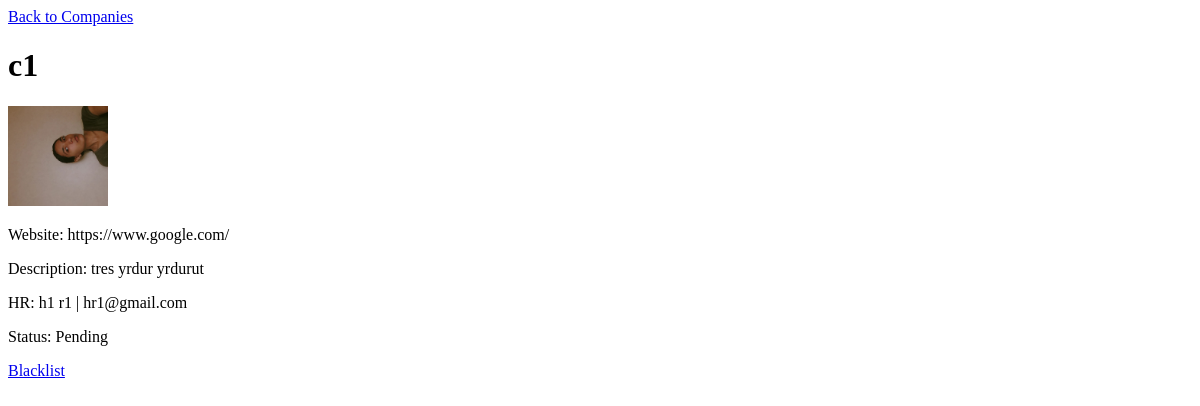
The page /admin/company/1 on the database as committed earlier.
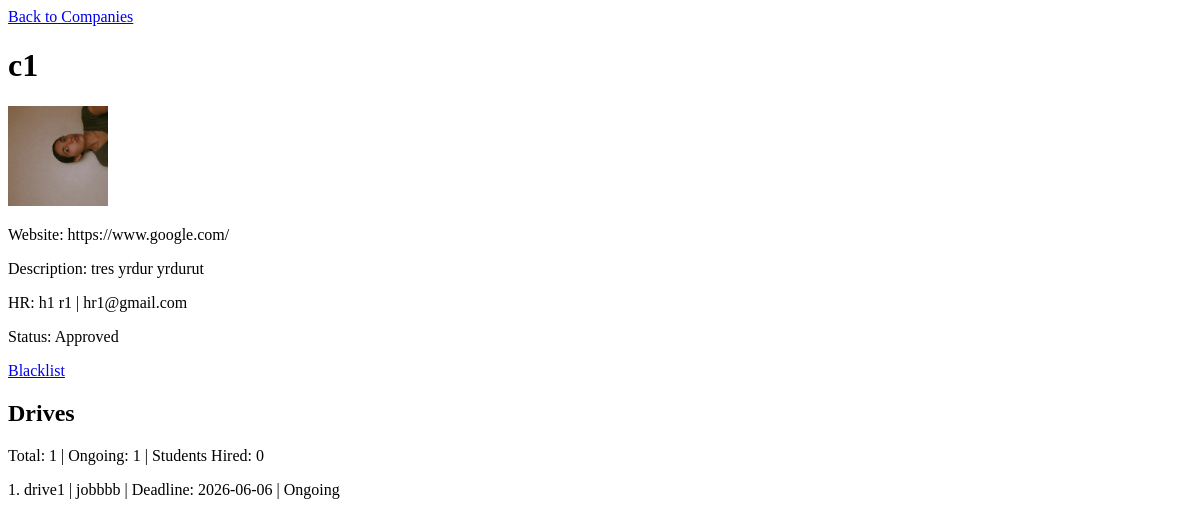
The same page on the database as committed later.
### models.py (models this page shows)
class Company(db.Model):
    __tablename__ = 'companies'
    company_id = db.Column(db.Integer, primary_key=True)
    user_id = db.Column(db.Integer, db.ForeignKey('users.user_id'), unique=True)
    email = db.Column(db.String(100), db.ForeignKey('users.email'), unique=True, nullable=False)
    company_name = db.Column(db.String(100), nullable=False)
    hr_fname = db.Column(db.String(20), nullable=False)
    hr_lname = db.Column(db.String(20), nullable=False)
    hr_email = db.Column(db.String(100), nullable=False)
    website = db.Column(db.Text)
    description = db.Column(db.Text)
    logo = db.Column(db.String(200))
    approval_status = db.Column(db.Boolean, default=False)  # shortlist, waiting/reject
    is_blacklisted = db.Column(db.Boolean, default=False)

class PlacementDrive(db.Model):
    __tablename__ = 'placement_drives'
    drive_id = db.Column(db.Integer, primary_key=True)
    company_id = db.Column(db.Integer, db.ForeignKey('companies.company_id'))
    drive_name = db.Column(db.String(100), nullable=False)
    job_title = db.Column(db.String(100), nullable=False)
    job_description = db.Column(db.Text, nullable=False)
    eligibility_criteria = db.Column(db.Text, nullable=False)
    salary = db.Column(db.Float, nullable=False)
    location = db.Column(db.String(150), nullable=False)
    deadline = db.Column(db.DateTime, nullable=False)
    create_time = db.Column(db.DateTime, default=db.func.current_timestamp())
    status = db.Column(db.Boolean, default=False) #pending, complete
    company = db.relationship('Company', backref='drives')

### routes/admin.py (the view)
@admin.route('/company/<int:company_id>')
def company_detail(company_id):
    company        = Company.query.get_or_404(company_id)
    drives         = PlacementDrive.query.filter_by(company_id=company_id).all()
    total_drives   = len(drives)
    ongoing_drives = sum(1 for d in drives if not d.status)
    students_hired = Application.query.join(PlacementDrive).filter(
        PlacementDrive.company_id == company_id,
        Application.status == 'shortlist'
    ).count()
    if company.logo:
        company.logo = company.logo.replace('\\', '/')
    return render_template('admin/company_detail.html',
        company        = company,
        drives         = drives,
        total_drives   = total_drives,
        ongoing_drives = ongoing_drives,
        students_hired = students_hired,
    )

### templates/admin/company_detail.html (shortened to what this page needs)
<!DOCTYPE html>
<html lang="en">
<head>
</head>
<body>
  <a href="{{ url_for('admin.manage_companies') }}">Back to Companies</a>
  <h1>{{ company.company_name }}</h1>
  {% if company.logo %}
    <img src="{{ url_for('static', filename=company.logo.replace('static/', '')) }}" alt="Logo" width="100">
  {% endif %}
  <p>Website: {{ company.website }}</p>
  <p>Description: {{ company.description }}</p>
  <p>HR: {{ company.hr_fname }} {{ company.hr_lname }} | {{ company.hr_email }}</p>
  <p>Status:
    {% if company.is_blacklisted %} Blacklisted
    {% elif company.approval_status %} Approved
    {% else %} Pending
    {% endif %}
  </p>
  <a href="{{ url_for('admin.blacklist_company', company_id=company.company_id) }}">
    {% if company.is_blacklisted %} Remove Blacklist {% else %} Blacklist {% endif %}
  </a>
  {% if company.approval_status %}
  <h2>Drives</h2>
  <p>Total: {{ total_drives }} | Ongoing: {{ ongoing_drives }} | Students Hired: {{ students_hired }}</p>
  {% for d in drives %}
    <p>{{ loop.index }}. {{ d.drive_name }} | {{ d.job_title }} | Deadline: {{ d.deadline.strftime('%Y-%m-%d') }} |
      {% if d.status %} Completed {% else %} Ongoing {% endif %}
    </p>
  {% else %}
    <p>No drives yet.</p>
  {% endfor %}
  {% endif %}
</body>
</html>

Rows that differ between the two databases and show on the page:
changed Company "https://www.google.com/": approval_status False → True (drawn)
added PlacementDrive: drive_name "drive1", job_title "jobbbb", deadline "2026-06-06", status "Ongoing"
Other text that changed with them:
{{ total_drives }}: (not shown) → "1"
{{ ongoing_drives }}: (not shown) → "1"
{{ students_hired }}: (not shown) → "0"
text no longer shown: "Pending"
text now shown: "Approved Drives Total: | Ongoing: | Students Hired:"
